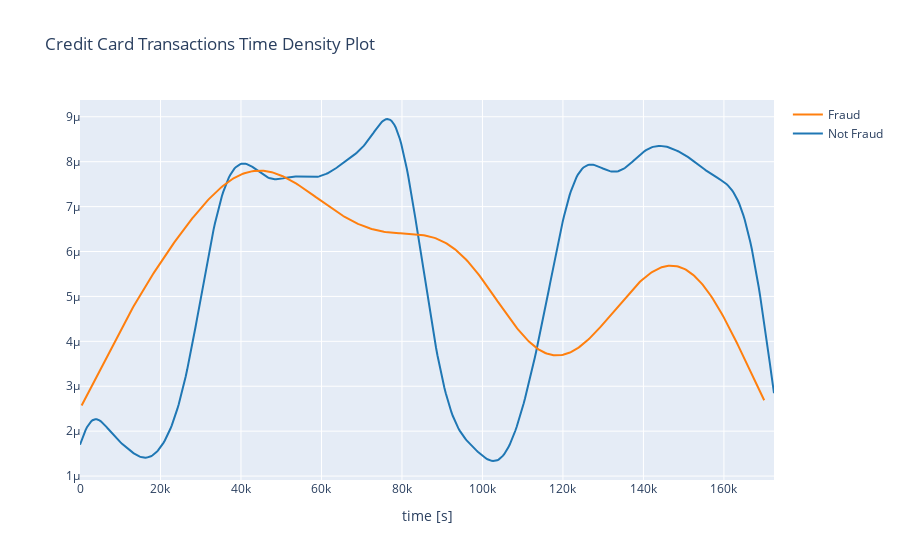

Notebook cell for this chart:
### Markdown cell above
#### Transaction in Time

### Code cell
class_0 = raw_data.loc[raw_data['class'] == 0]["time"]
class_1 = raw_data.loc[raw_data['class'] == 1]["time"]

hist_data = [class_0, class_1]
group_labels = ['Not Fraud', 'Fraud']

fig = ff.create_distplot(hist_data, group_labels, show_hist=False, show_rug=False)
fig['layout'].update(title='Credit Card Transactions Time Density Plot', xaxis=dict(title='time [s]'))
iplot(fig, filename='dist_only')

### Figure 1 — Plotly figure (JSON) as saved in the notebook; plotly's stock layout.template omitted (floating-point values rounded to 4 significant figures; data arrays with more than 128 entries replaced by an {"elided": "..."} marker saying what was removed)
{"data": [{"legendgroup": "Not Fraud", "marker": {"color": "rgb(31, 119, 180)"}, "mode": "lines", "name": "Not Fraud", "showlegend": true, "type": "scatter", "x": {"elided": "500 float values"}, "xaxis": "x", "y": {"elided": "500 float values"}, "yaxis": "y"}, {"legendgroup": "Fraud", "marker": {"color": "rgb(255, 127, 14)"}, "mode": "lines", "name": "Fraud", "showlegend": true, "type": "scatter", "x": {"elided": "500 float values"}, "xaxis": "x", "y": {"elided": "500 float values"}, "yaxis": "y"}], "layout": {"barmode": "overlay", "hovermode": "closest", "legend": {"traceorder": "reversed"}, "title": {"text": "Credit Card Transactions Time Density Plot"}, "xaxis": {"anchor": "y2", "domain": [0, 1], "title": {"text": "time [s]"}, "zeroline": false}, "yaxis": {"anchor": "free", "domain": [0, 1], "position": 0}}}
